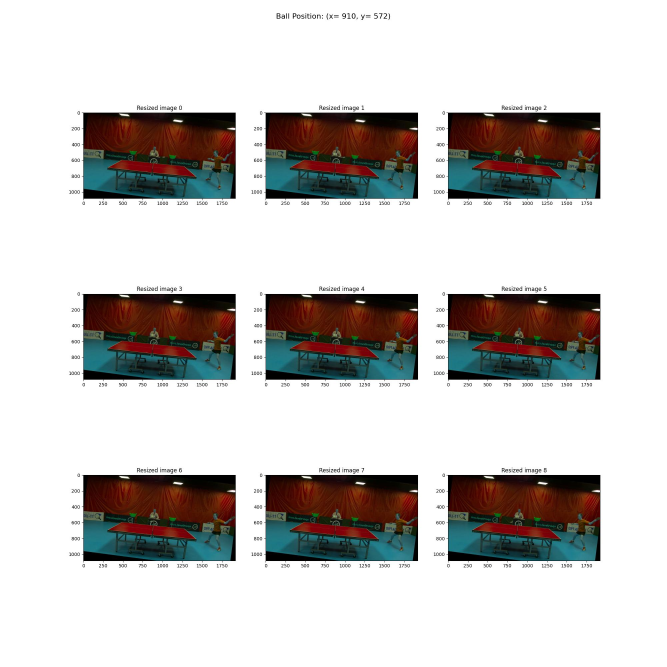
#> input picture src/results/debug/ttnet_dataset/augment_all_imgs_100.jpg, 2000 x 2000 px, given in place of img_000000.jpg, which was not available (shown at 1/3 size)
$ python table_detection.py
#> lines starting #> are read from the running program, lines starting #| are printed output that depends on the picture; after the words box and inside, x2 and y2 are one past the last pixel; in counts of white or black regions, pixels touching at a corner belong together; pictures that were not available may be replaced by others from this repository, and a replacement may not be noted
import cv2
import sys
import os
import numpy as np
sys.path.append('../')

import matplotlib.pyplot as plt

def read_img(img_path):
    image = cv2.imread(img_path)  # BGR
#> image is the input picture: shape (2000, 2000, 3); mean B, G, R 195.7, 197.5, 200.3
#| Image shape: (2000, 2000, 3)

    return image

def draw_edge_contours(image):
    gray = cv2.cvtColor(image, cv2.COLOR_BGR2GRAY)
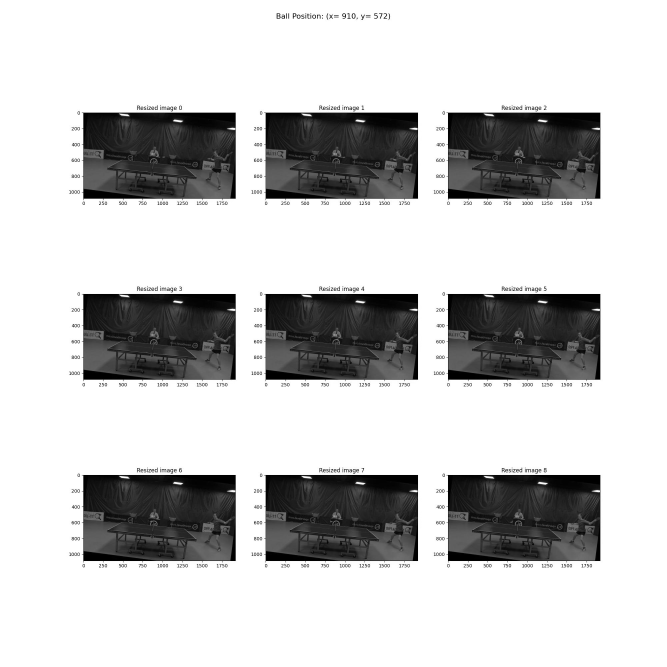
#> gray: shape (2000, 2000) (shown at 1/3 size); min 0, max 255, mean 198.1

    # Apply GaussianBlur to reduce noise
    blurred = cv2.GaussianBlur(gray, (5, 5), 0)

    # Edge detection using Canny
    edges = cv2.Canny(blurred, 50, 150)
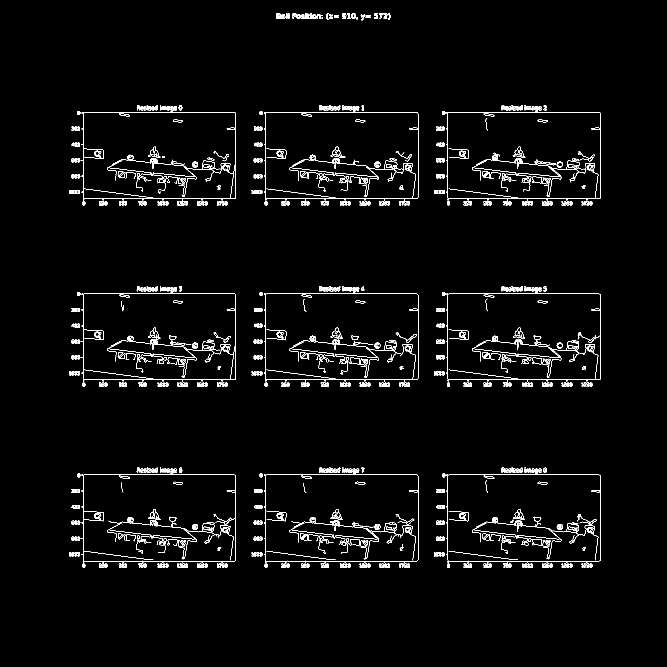
#> edges: shape (2000, 2000) (shown at 1/3 size); 1.9% white in thin lines or dots, all inside (x1, y1, x2, y2) = (208, 39, 1802, 1703)

    # Hough Transform
    lines = cv2.HoughLinesP(edges, rho=1, theta=np.pi / 180, threshold=100, minLineLength=50, maxLineGap=10)
#> lines = 182 rows, first 6: [1327, 881, 1797, 881], [249, 596, 703, 596], [1343, 1683, 1797, 1683], [1327, 1424, 1797, 1424], [796, 1139, 1250, 1139], [1327, 337, 1797, 337]

    # Draw lines on the image
    image_with_lines = image.copy()
    if lines is not None:
        for line in lines:
            x1, y1, x2, y2 = line[0]
            cv2.line(image_with_lines, (x1, y1), (x2, y2), (0, 255, 0), 2)
#> this loop made 182 passes
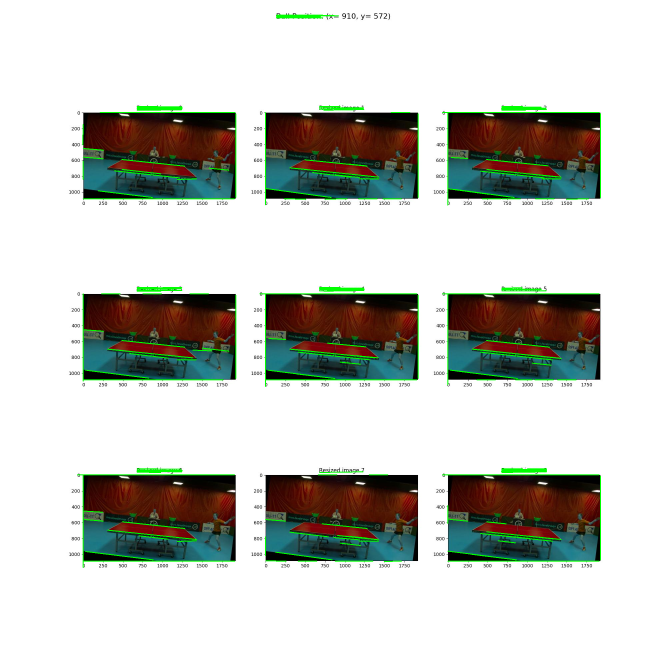
#> image_with_lines: shape (2000, 2000, 3) (shown at 1/3 size); 1.71% of pixels changed, all inside (x1, y1, x2, y2) = (231, 44, 1803, 1704)

    # Find contours
    contours, _ = cv2.findContours(edges, cv2.RETR_EXTERNAL, cv2.CHAIN_APPROX_SIMPLE)
#> contours = 446 contours, 236 with area under 20; largest, box (x1, y1, x2, y2) and area: (245, 337, 708, 601) 118735, (1339, 1424, 1802, 1688) 118734, (244, 1424, 708, 1688) 118734, (1339, 337, 1802, 601) 118734, (792, 1424, 1255, 1688) 118733

    height, width = gray.shape
#> height = 2000; width = 2000
    table_contours = contour_filtering(contours, height, width)
    # table_contours = contour_filtering_with_lines(edges, contours, height, width)
    if table_contours is None:
        print("Table contour is None")
        table_contours = contours

    # Draw contours on the original image
    image_with_contours = image.copy()
    cv2.drawContours(image_with_contours, table_contours, -1, (0, 255, 0), 2)

    return edges, image_with_contours, image_with_lines


def contour_filtering(contours, height, width):
#> called with height = 2000, width = 2000
    image_center = (width//2, height//2)
#> image_center = (1000, 1000)
    table_contours = []
    largest_area = 0
    for contour in contours:
        x, y, w, h = cv2.boundingRect(contour)
        aspect_ratio = float(w) / h
        if 4.0< aspect_ratio < 5.0 :
            M = cv2.moments(contour)
            if M["m00"] > 0:  # Avoid division by zero
                cx = int(M["m10"] / M["m00"])
                cy = int(M["m01"] / M["m00"])

                # Check if the centroid is near the image center
                distance = ((cx - image_center[0]) ** 2 + (cy - image_center[1]) ** 2) ** 0.5
                max_distance = min(width, height) // 4  # Adjust threshold as needed
                if distance < max_distance:
                    table_contours.append(contour)
#> this loop made 446 passes
#> (x, y, w, h, aspect_ratio, cx, cy, distance) on passes 419, 421: (1002, 50, 14, 3, 4.67, 1008, 51, 949), (1002, 45, 14, 3, 4.67, 1008, 46, 954)
#> (x, y, w, h, aspect_ratio) on passes 3 to 8: (1771, 1694, 4, 6, 0.667), (1652, 1694, 4, 6, 0.667), (1410, 1694, 4, 6, 0.667), (1224, 1694, 4, 6, 0.667), (1105, 1694, 4, 6, 0.667), (922, 1694, 4, 6, 0.667)
#> after the loop, table_contours = []
    print(len(table_contours))
#| 0
    return table_contours


# [172 lines left out: functions contour_filtering_with_lines, line_filtering, detect_table_with_edges, get_user_selected_corners_with_matplotlib, get_user_selected_corners_with_opencv, not called in this run]


def get_user_selected_corners_with_mouse(image):
    """Allow the user to click on four corners of the table."""
    global points, temp_image
    points = []

    # [6 lines left out: function click_event, not called in this run]

    temp_image = image.copy()
    cv2.imshow("Select Corners", temp_image)
    cv2.setMouseCallback("Select Corners", click_event)

    print("Click on four corners of the table.")
    cv2.waitKey(0)
    cv2.destroyAllWindows()

    if len(points) != 4:
        print("Error: You must select exactly 4 points.")
        return None
    return points


# [55 lines left out: functions map_ball_to_table, draw_ball_positions, not called in this run]

def order_corners(corners):
    """
    Order the corners in the correct sequence: top-left, top-right, bottom-right, bottom-left.
    Args:
        corners (list of tuples): List of 4 (x, y) coordinates.
    Returns:
        list of tuples: Ordered corners.
    """
    corners = np.array(corners)

    # Sum of x and y (top-left will have the smallest sum, bottom-right the largest)
    s = corners.sum(axis=1)
    top_left = corners[np.argmin(s)]
    bottom_right = corners[np.argmax(s)]

    # Difference of x and y (top-right will have the smallest difference, bottom-left the largest)
    diff = np.diff(corners, axis=1)
    top_right = corners[np.argmin(diff)]
    bottom_left = corners[np.argmax(diff)]

    return [tuple(top_left), tuple(top_right), tuple(bottom_right), tuple(bottom_left)]


class Table_ball_transform:
    def __init__(self, output_folder, table_image, table_corners = [(0, 0), (1525, 0), (1525, 2740), (0, 2740)]):
        self.output_folder = output_folder
        self.table_image = table_image
        self.selected_corners = get_user_selected_corners_with_mouse(self.table_image)
        self.selected_corners = order_corners(self.selected_corners)
        self.corners_image_path = os.path.join(output_folder, "corners_images.jpg")
        if self.selected_corners:
            print("Selected corners:", self.selected_corners)
            # Draw the selected corners and connect them
            for point in self.selected_corners:
                cv2.circle(image, point, 10, (0, 255, 0), -1)
            cv2.polylines(image, [np.array(self.selected_corners, dtype=np.int32)], isClosed=True, color=(255, 0, 0), thickness=2)

            # Save the result
            cv2.imwrite(self.corners_image_path, image)
            print("Result saved with selected corners.")
        self.table_corners = table_corners

    # [89 lines left out: functions map_ball_to_table, draw_ball_positions, get_user_selected_corners_with_mouse, not called in this run]


if __name__ == '__main__':
    output_folder = "/home/august/github/PhysicsInformedDeformableAttentionNetwork/results/demo/logs/output"
    image = read_img("/home/s224705071/github/PhysicsInformedDeformableAttentionNetwork/data/tta_dataset/training/images/24Paralympics_FRA_M4_Addis_AUS_v_Chaiwut_THA/Game_1/img_000000.jpg")
    print(f"Image shape: {image.shape if image is not None else 'Image not loaded'}")

    # Save the images to the specified folder
    original_image_path = os.path.join(output_folder, "original_image.jpg")
    edges_image_path = os.path.join(output_folder, "edges_detected.jpg")
    contours_image_path = os.path.join(output_folder, "contours_image.jpg")
    lines_image_path = os.path.join(output_folder, "line_image.jpg")
    corners_image_path = os.path.join(output_folder, "corners_images.jpg")

    edges, image_with_contours, image_with_lines = draw_edge_contours(image)

#> (the run stopped early here; a loop or call above may not have finished)

$ run again, on src/results/visualization/heatmap_sample_2.png
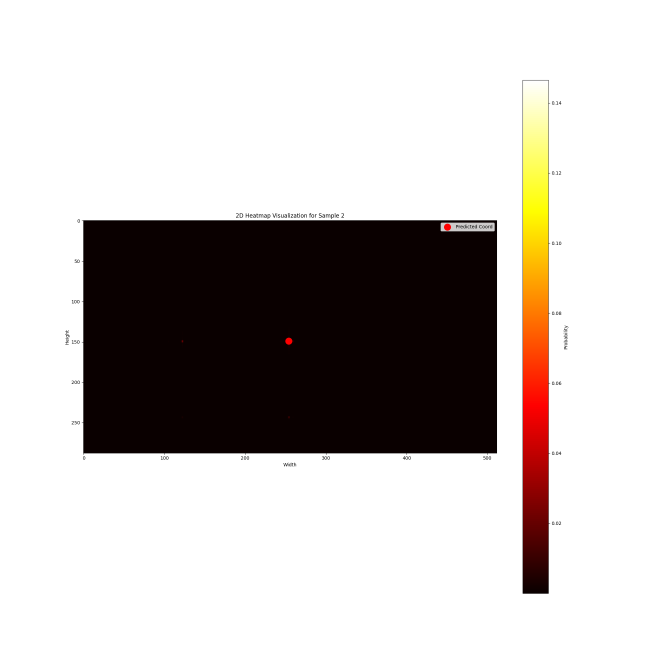
#> input picture src/results/visualization/heatmap_sample_2.png, 2000 x 2000 px, given in place of img_000000.jpg, which was not available (shown at 1/3 size)
#> in read_img, image is the input picture: shape (2000, 2000, 3); mean B, G, R 192.9, 195.3, 200.3
#| Image shape: (2000, 2000, 3)
#> in draw_edge_contours, `edges = cv2.Canny(blurred, 50, 150)`:
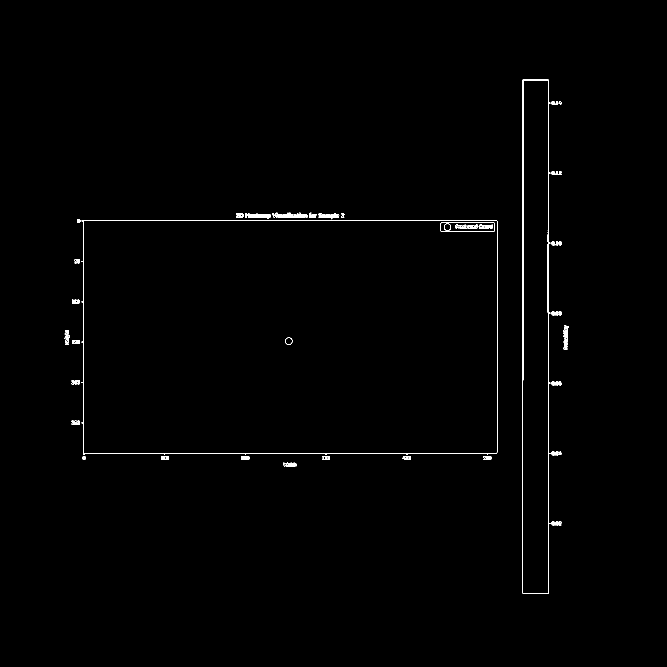
#> edges: shape (2000, 2000) (shown at 1/3 size); 0.37% white in thin lines or dots, all inside (x1, y1, x2, y2) = (194, 239, 1706, 1782)
#> lines = 20 rows, first 6: [1567, 1777, 1567, 240], [1646, 1777, 1646, 240], [252, 660, 1488, 660], [250, 1360, 1488, 1360], [249, 1357, 249, 661], [1491, 1357, 1491, 663]
#> the loop in draw_edge_contours, `for line in lines:` made 20 passes
#> after the loop in draw_edge_contours, `for line in lines:`:
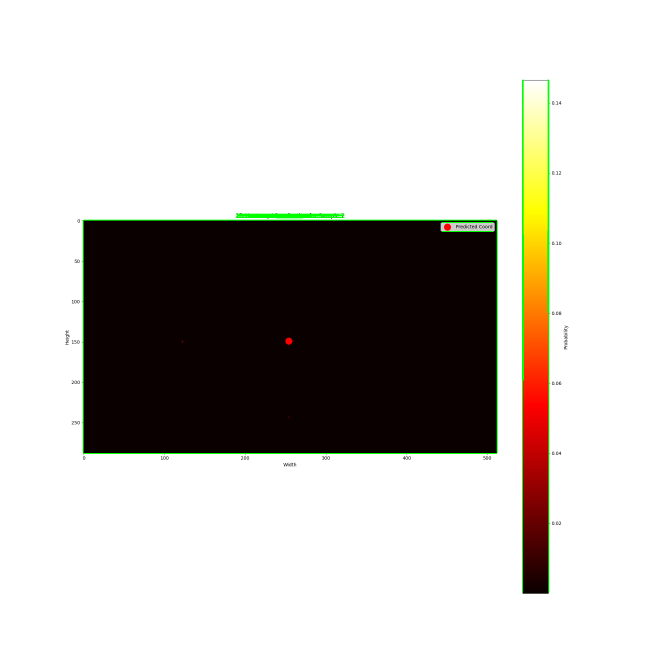
#> image_with_lines: shape (2000, 2000, 3) (shown at 1/3 size); 0.74% of pixels changed, all inside (x1, y1, x2, y2) = (248, 238, 1648, 1779)
#> contours = 92 contours, 42 with area under 20; largest, box (x1, y1, x2, y2) and area: (245, 660, 1492, 1365) 869494, (1567, 239, 1651, 1782) 121877, (769, 641, 801, 654) 252, (857, 1387, 890, 1400) 221, (966, 1368, 990, 1380) 218
#> the loop in contour_filtering, `for contour in contours:` made 92 passes
#> (x, y, w, h, aspect_ratio) on passes 1 to 8: (1677, 1564, 7, 12, 0.583), (1667, 1564, 9, 12, 0.75), (1655, 1564, 12, 12, 1), (855, 1389, 4, 4, 1), (850, 1388, 6, 11, 0.545), (857, 1387, 33, 13, 2.54), (1216, 1372, 1, 1, 1), (1212, 1372, 1, 1, 1)
#> after the loop in contour_filtering, `for contour in contours:`: table_contours = []
#| 0
